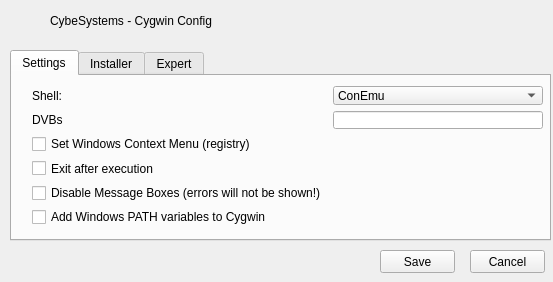
<?xml version="1.0" encoding="UTF-8"?>
<ui version="4.0">
 <class>mainConfig</class>
 <widget class="QMainWindow" name="mainConfig">
  <property name="windowModality">
   <enum>Qt::WindowModal</enum>
  </property>
  <property name="geometry">
   <rect>
    <x>0</x>
    <y>0</y>
    <width>553</width>
    <height>282</height>
   </rect>
  </property>
  <property name="windowTitle">
   <string>MainWindow</string>
  </property>
  <property name="styleSheet">
   <string notr="true"/>
  </property>
  <widget class="QWidget" name="centralwidget">
   <widget class="QPushButton" name="button_cancel">
    <property name="geometry">
     <rect>
      <x>470</x>
      <y>250</y>
      <width>75</width>
      <height>23</height>
     </rect>
    </property>
    <property name="text">
     <string>Cancel</string>
    </property>
   </widget>
   <widget class="QPushButton" name="button_save">
    <property name="geometry">
     <rect>
      <x>380</x>
      <y>250</y>
      <width>75</width>
      <height>23</height>
     </rect>
    </property>
    <property name="text">
     <string>Save</string>
    </property>
   </widget>
   <widget class="QPushButton" name="btn_minimize">
    <property name="geometry">
     <rect>
      <x>430</x>
      <y>-5</y>
      <width>42</width>
      <height>30</height>
     </rect>
    </property>
    <property name="sizePolicy">
     <sizepolicy hsizetype="Fixed" vsizetype="Fixed">
      <horstretch>0</horstretch>
      <verstretch>0</verstretch>
     </sizepolicy>
    </property>
    <property name="layoutDirection">
     <enum>Qt::LeftToRight</enum>
    </property>
    <property name="text">
     <string/>
    </property>
    <property name="icon">
     <iconset>
      <normaloff>../../../CybeSystems/PortableApps/CybeSystems.com/App/ressource/ui/images/min.png</normaloff>../../../CybeSystems/PortableApps/CybeSystems.com/App/ressource/ui/images/min.png</iconset>
    </property>
    <property name="iconSize">
     <size>
      <width>30</width>
      <height>22</height>
     </size>
    </property>
    <property name="autoDefault">
     <bool>false</bool>
    </property>
    <property name="flat">
     <bool>true</bool>
    </property>
   </widget>
   <widget class="QTabWidget" name="tabWidget">
    <property name="geometry">
     <rect>
      <x>10</x>
      <y>50</y>
      <width>541</width>
      <height>191</height>
     </rect>
    </property>
    <property name="currentIndex">
     <number>0</number>
    </property>
    <property name="elideMode">
     <enum>Qt::ElideLeft</enum>
    </property>
    <property name="usesScrollButtons">
     <bool>true</bool>
    </property>
    <widget class="QWidget" name="tab_settings">
     <attribute name="title">
      <string>Settings</string>
     </attribute>
     <widget class="QWidget" name="layoutWidget">
      <property name="geometry">
       <rect>
        <x>20</x>
        <y>10</y>
        <width>511</width>
        <height>140</height>
       </rect>
      </property>
      <layout class="QGridLayout" name="gridLayout">
       <item row="4" column="0">
        <widget class="QCheckBox" name="checkBox_disable_message_boxes">
         <property name="text">
          <string>Disable Message Boxes (errors will not be shown!)</string>
         </property>
        </widget>
       </item>
       <item row="1" column="1">
        <widget class="QLineEdit" name="lineEdit_executable_file_extensions"/>
       </item>
       <item row="5" column="0">
        <widget class="QCheckBox" name="checkBox_add_windows_path_variables_to_cygwin">
         <property name="text">
          <string>Add Windows PATH variables to Cygwin</string>
         </property>
        </widget>
       </item>
       <item row="1" column="0">
        <widget class="QLabel" name="label_executable_file_extensions">
         <property name="text">
          <string>DVBs</string>
         </property>
        </widget>
       </item>
       <item row="2" column="0">
        <widget class="QCheckBox" name="checkBox_set_windows_context_menu">
         <property name="text">
          <string>Set Windows Context Menu (registry)</string>
         </property>
        </widget>
       </item>
       <item row="0" column="1">
        <widget class="QComboBox" name="comboBox_shell">
         <property name="editable">
          <bool>false</bool>
         </property>
         <item>
          <property name="text">
           <string>ConEmu</string>
          </property>
         </item>
         <item>
          <property name="text">
           <string>mintty</string>
          </property>
         </item>
        </widget>
       </item>
       <item row="3" column="0">
        <widget class="QCheckBox" name="checkBox_exit_after_execution">
         <property name="text">
          <string>Exit after execution</string>
         </property>
        </widget>
       </item>
       <item row="0" column="0">
        <widget class="QLabel" name="label_shell">
         <property name="text">
          <string>Shell:</string>
         </property>
        </widget>
       </item>
      </layout>
     </widget>
    </widget>
    <widget class="QWidget" name="tab_installer">
     <attribute name="title">
      <string>Installer</string>
     </attribute>
     <widget class="QWidget" name="layoutWidget_6">
      <property name="geometry">
       <rect>
        <x>20</x>
        <y>10</y>
        <width>511</width>
        <height>120</height>
       </rect>
      </property>
      <layout class="QGridLayout" name="gridLayout_7">
       <item row="0" column="0">
        <widget class="QLabel" name="label_cygwin_mirror">
         <property name="text">
          <string>Cygwin Mirror</string>
         </property>
        </widget>
       </item>
       <item row="0" column="1">
        <widget class="QLineEdit" name="lineEdit_cygwin_mirror"/>
       </item>
       <item row="1" column="1">
        <widget class="QLineEdit" name="lineEdit_cygwin_ports_mirror"/>
       </item>
       <item row="1" column="0">
        <widget class="QLabel" name="label_cygwin_ports_mirror">
         <property name="text">
          <string>Cygwin Ports Mirror</string>
         </property>
        </widget>
       </item>
       <item row="2" column="0">
        <widget class="QLabel" name="label_first_install_additions">
         <property name="text">
          <string>First install additions</string>
         </property>
        </widget>
       </item>
       <item row="3" column="0">
        <widget class="QCheckBox" name="checkBox_delete_unneeded_files">
         <property name="text">
          <string>Delete unneeded files</string>
         </property>
        </widget>
       </item>
       <item row="2" column="1">
        <widget class="QLineEdit" name="lineEdit_first_install_additions"/>
       </item>
       <item row="4" column="0">
        <widget class="QCheckBox" name="checkBox_install_unofficial_cygwin_tools">
         <property name="text">
          <string>Install unofficial Cygwin Tools</string>
         </property>
        </widget>
       </item>
      </layout>
     </widget>
    </widget>
    <widget class="QWidget" name="tab_expert">
     <attribute name="title">
      <string>Expert</string>
     </attribute>
     <widget class="QWidget" name="layoutWidget_2">
      <property name="geometry">
       <rect>
        <x>20</x>
        <y>40</y>
        <width>511</width>
        <height>71</height>
       </rect>
      </property>
      <layout class="QGridLayout" name="gridLayout_2">
       <item row="5" column="0">
        <widget class="QLabel" name="label_username">
         <property name="text">
          <string>Username</string>
         </property>
        </widget>
       </item>
       <item row="4" column="1">
        <widget class="QLineEdit" name="lineEdit_drop_these_folders_on_reinstall"/>
       </item>
       <item row="4" column="0">
        <widget class="QLabel" name="label_drop_these_folders_on_reinstall">
         <property name="text">
          <string>Drop these folders on Reinstall</string>
         </property>
        </widget>
       </item>
       <item row="2" column="0" colspan="2">
        <widget class="QCheckBox" name="checkBox_delete_complete_installation">
         <property name="text">
          <string>Delete complete installation (Reinstall)</string>
         </property>
        </widget>
       </item>
       <item row="5" column="1">
        <widget class="QLineEdit" name="lineEdit_username"/>
       </item>
      </layout>
     </widget>
     <widget class="QLabel" name="label_cygwin_mirror_2">
      <property name="geometry">
       <rect>
        <x>20</x>
        <y>0</y>
        <width>491</width>
        <height>36</height>
       </rect>
      </property>
      <property name="font">
       <font>
        <weight>75</weight>
        <bold>true</bold>
       </font>
      </property>
      <property name="text">
       <string>WARNING: Dont change anything here if you not exactly know what you are doing !</string>
      </property>
     </widget>
    </widget>
   </widget>
   <widget class="QPushButton" name="btn_close">
    <property name="geometry">
     <rect>
      <x>488</x>
      <y>-5</y>
      <width>60</width>
      <height>30</height>
     </rect>
    </property>
    <property name="sizePolicy">
     <sizepolicy hsizetype="Fixed" vsizetype="Fixed">
      <horstretch>0</horstretch>
      <verstretch>0</verstretch>
     </sizepolicy>
    </property>
    <property name="layoutDirection">
     <enum>Qt::LeftToRight</enum>
    </property>
    <property name="text">
     <string/>
    </property>
    <property name="icon">
     <iconset>
      <normaloff>../../../CybeSystems/PortableApps/CybeSystems.com/App/ressource/ui/images/close.png</normaloff>../../../CybeSystems/PortableApps/CybeSystems.com/App/ressource/ui/images/close.png</iconset>
    </property>
    <property name="iconSize">
     <size>
      <width>48</width>
      <height>22</height>
     </size>
    </property>
    <property name="autoDefault">
     <bool>false</bool>
    </property>
    <property name="default">
     <bool>false</bool>
    </property>
    <property name="flat">
     <bool>true</bool>
    </property>
   </widget>
   <widget class="QPushButton" name="btn_restore">
    <property name="geometry">
     <rect>
      <x>460</x>
      <y>-5</y>
      <width>40</width>
      <height>30</height>
     </rect>
    </property>
    <property name="sizePolicy">
     <sizepolicy hsizetype="Fixed" vsizetype="Fixed">
      <horstretch>0</horstretch>
      <verstretch>0</verstretch>
     </sizepolicy>
    </property>
    <property name="layoutDirection">
     <enum>Qt::LeftToRight</enum>
    </property>
    <property name="text">
     <string/>
    </property>
    <property name="icon">
     <iconset>
      <normaloff>../../../CybeSystems/PortableApps/CybeSystems.com/App/ressource/ui/images/restore.png</normaloff>../../../CybeSystems/PortableApps/CybeSystems.com/App/ressource/ui/images/restore.png</iconset>
    </property>
    <property name="iconSize">
     <size>
      <width>28</width>
      <height>22</height>
     </size>
    </property>
    <property name="autoDefault">
     <bool>false</bool>
    </property>
    <property name="flat">
     <bool>true</bool>
    </property>
   </widget>
   <widget class="QPushButton" name="btn_cybesystems">
    <property name="geometry">
     <rect>
      <x>0</x>
      <y>0</y>
      <width>30</width>
      <height>32</height>
     </rect>
    </property>
    <property name="sizePolicy">
     <sizepolicy hsizetype="Fixed" vsizetype="Fixed">
      <horstretch>0</horstretch>
      <verstretch>0</verstretch>
     </sizepolicy>
    </property>
    <property name="layoutDirection">
     <enum>Qt::LeftToRight</enum>
    </property>
    <property name="text">
     <string/>
    </property>
    <property name="icon">
     <iconset>
      <normaloff>../../../CybeSystems/PortableApps/CybeSystems.com/App/ressource/ui/images/cybesystems_logo.png</normaloff>../../../CybeSystems/PortableApps/CybeSystems.com/App/ressource/ui/images/cybesystems_logo.png</iconset>
    </property>
    <property name="iconSize">
     <size>
      <width>21</width>
      <height>69</height>
     </size>
    </property>
    <property name="autoDefault">
     <bool>false</bool>
    </property>
    <property name="default">
     <bool>false</bool>
    </property>
    <property name="flat">
     <bool>true</bool>
    </property>
   </widget>
   <widget class="QLabel" name="windowLabel">
    <property name="geometry">
     <rect>
      <x>50</x>
      <y>10</y>
      <width>251</width>
      <height>21</height>
     </rect>
    </property>
    <property name="text">
     <string>CybeSystems - Cygwin Config</string>
    </property>
   </widget>
  </widget>
 </widget>
 <resources/>
 <connections/>
</ui>
